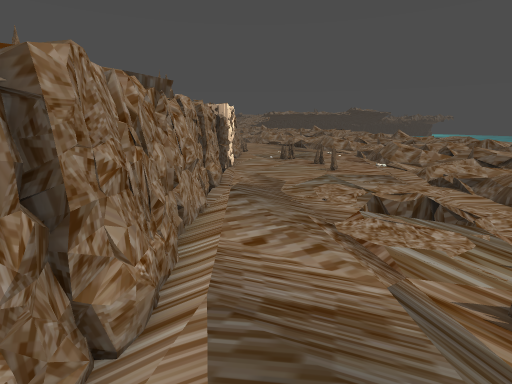
[1] (above)

20 first-person views from a walk through a level from a Godot 3-D game. The camera is 1.3 m above the floor, tilts 14° down and sees 85° across. The floor is counted in squares, 0.5 m on a side. Each view is taken from the middle of a square. On the plan, view 1 faces up. The plan holds only what a view shows up to about 19 squares ahead; the rest is blank. The place goes on beyond the plan. Characters and animated objects are left out. Some surface patterns are stand-ins.

[2]
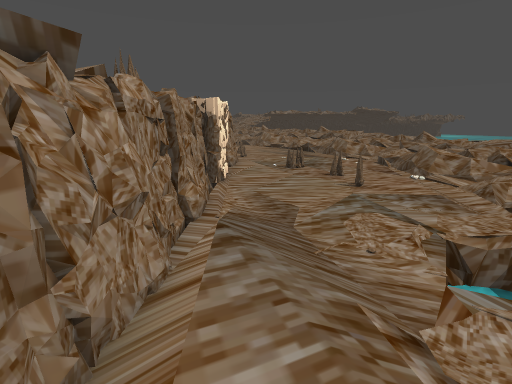

[3]
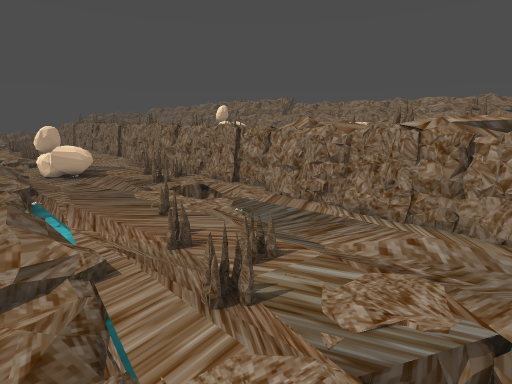

[4]
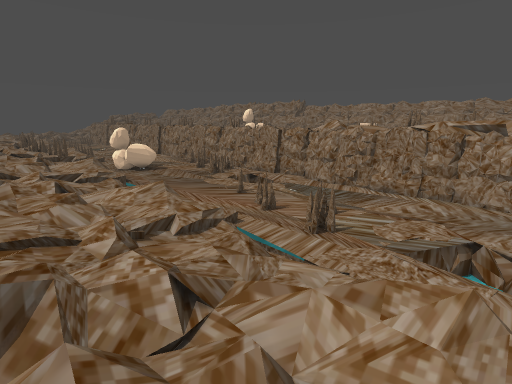

[5]
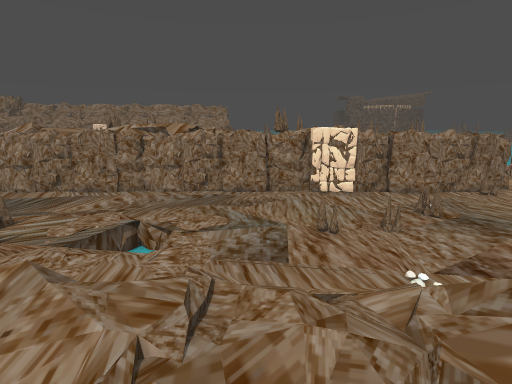

[6]
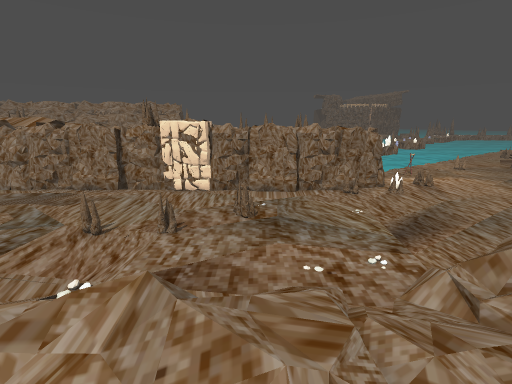

[7]
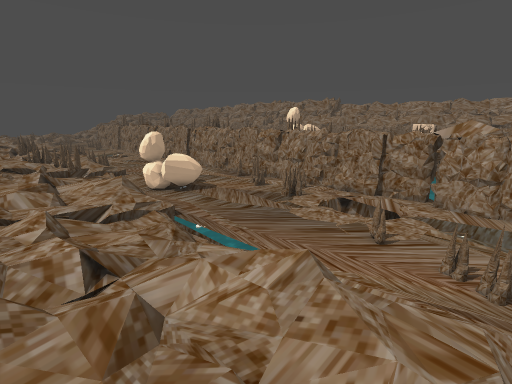

[8]
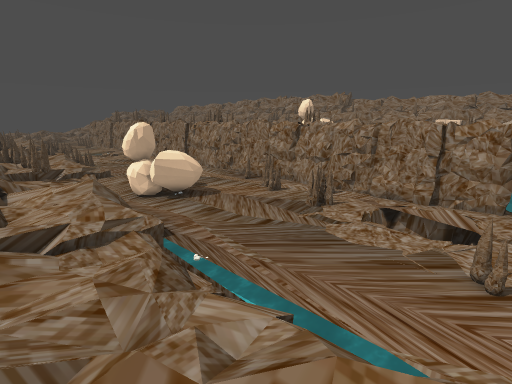

[9]
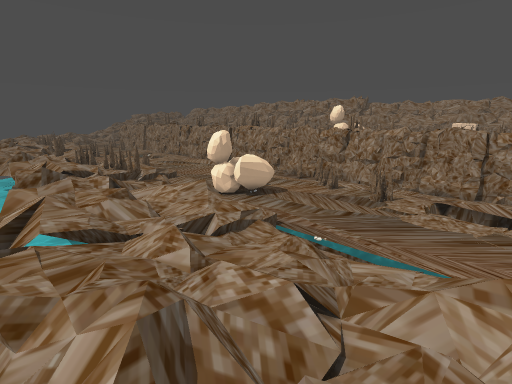

[10]
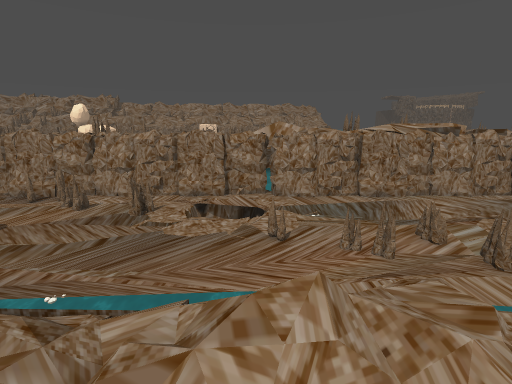

[11]
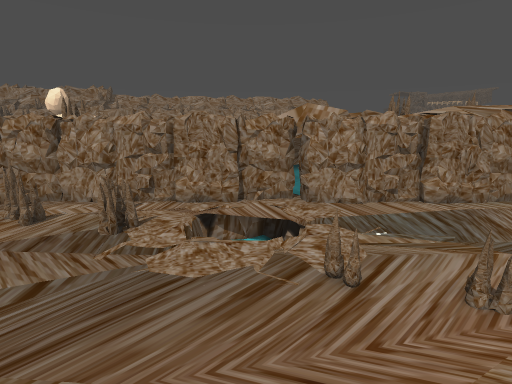

[12]
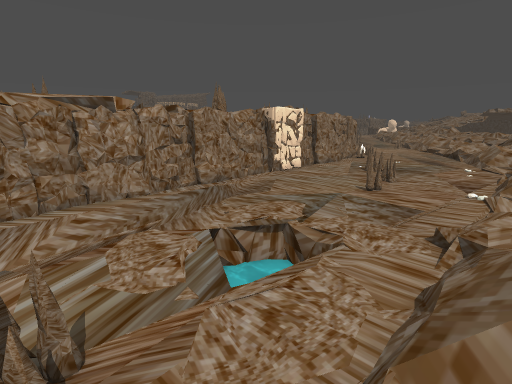

[13]
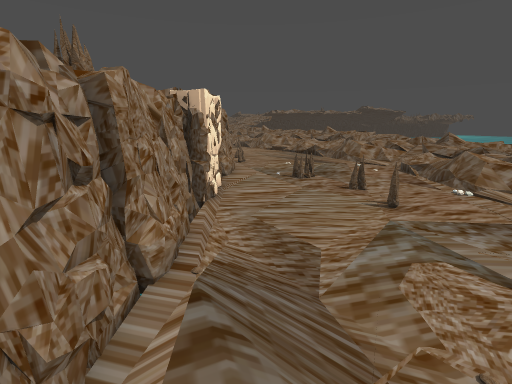

[14]
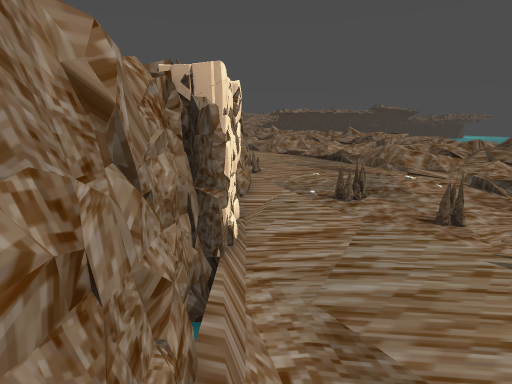

[15]
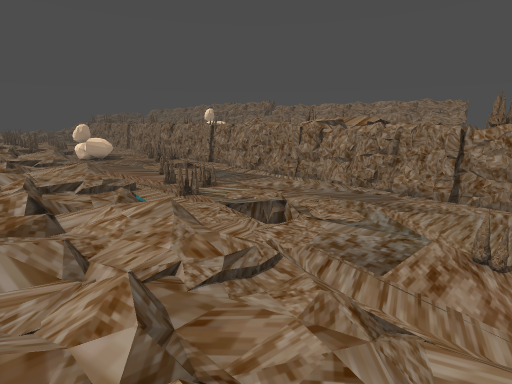

[16]
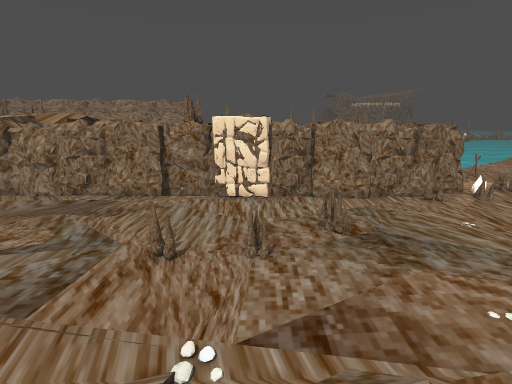

[17]
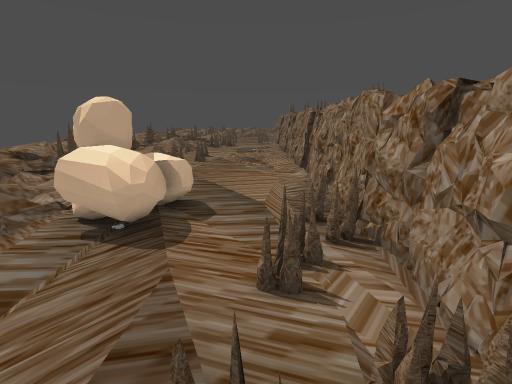

[18]
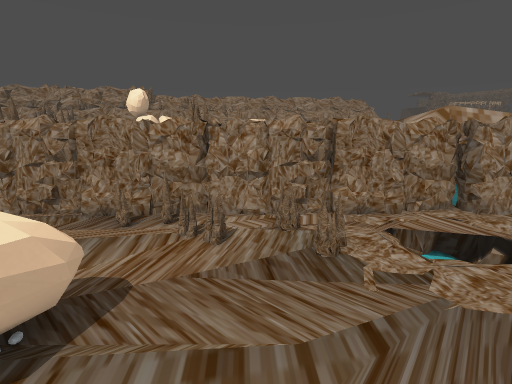

[19]
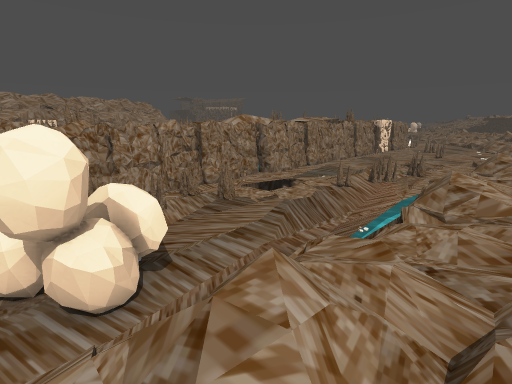

[20]
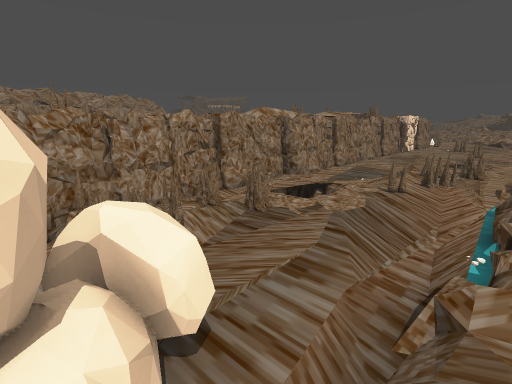

### Floor plan
Key: @ floor where view 1 was taken; # wall or solid block; x gap in a wall; . main floor; : floor 0.25 m higher than the main floor; + floor 0.5 m higher than the main floor; * floor 0.75 m higher than the main floor; % floor 1.5 m higher than the main floor; & floor 1.75 m higher than the main floor; $ floor 2 m higher than the main floor; / step, stairs or slope; = window, fence, low wall or low ledge; ≈ water the walk keeps out of; ^ raised ledge; v drop or lower ground.
Columns run from 12 left of view 1 to 15 right of it. Each row starts with its distance up from view 1.
 28          =#.......:/+ /+
 27          ##.......//++::
 26          =#........//::///*
 25          ##...........:++/*
 24       ==  #..........::::++/
 23           #=.........::   /*
 22          =#=......../::+/ /
 21           #...==..../:+:///
 20           #...=......:+:///
 19           #........../+//+
 18           &#....=...//++/+
 17           &#.........//+/+
 16        &% ##....=....////+
 15        ===#.....=.....::/+
 14        ==##........../::/+
 13          &#..........:::/+*
 12          /=.........:////+
 11          /#..........:::/+
 10         //#......≈.../+://
  9         &/#.....≈≈≈..//:///
  8         $/#.....≈ ≈.//+//+
  7         $/#......≈...//:/+*
  6         &&#...........////*
  5         &/#........./////+/
  4       = //#......==.//::++/
  3       = &/#.....=.../::::+*
  2         &/#........./.::+++
  1         /&=......=.///:///*
  0          %#.@....=../+:///*
 -1         //#........./++/++
 -2        $//#.....=...///:///
 -3     =  &/%v..≈.....≈//+:+*//
 -4     /    ##.≈ ≈....≈//+:///
 -5     =     #.≈ .....≈≈//////*
 -6          /=..≈......≈.:/+///
 -7          /x.........≈/::/+*+
 -8          /#..==.....≈:::/++*
 -9           #==.......≈.::/++*
-10          &#.........:///////
-11          %#.==...../:+:/+/*≈
-12        =#%#.=.......:+:/+//≈
-13   =x=  ==%#=...==^.///:////≈
-14          /#==..=^==///+/+//≈
-15  =        #=...^^##///:/**/≈
-16 ^=        =....==##.//// //

Where each view was taken, in squares from view 1:
view 1: 0 up, 0 right, facing up
view 2: 4 up, 0 right, facing up
view 3: 8 up, 9 right, facing down-left
view 4: 9 up, 14 right, facing down-left
view 5: 13 up, 14 right, facing left
view 6: 21 up, 13 right, facing left
view 7: 1 up, 13 right, facing down-left
view 8: 2 down, 11 right, facing down-left
view 9: 3 down, 15 right, facing down-left
view 10: 3 down, 13 right, facing left
view 11: 4 down, 9 right, facing left
view 12: 4 up, 9 right, facing up-left
view 13: 7 up, 0 right, facing up
view 14: 11 up, 1 left, facing up
view 15: 16 up, 13 right, facing down-left
view 16: 18 up, 11 right, facing left
view 17: 7 down, 1 right, facing down
view 18: 10 down, 8 right, facing left
view 19: 16 down, 11 right, facing up-left
view 20: 15 down, 8 right, facing up-left
